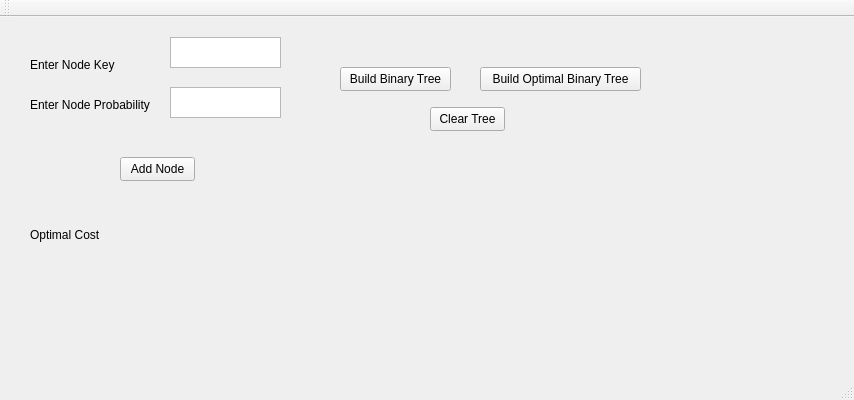
<?xml version="1.0" encoding="UTF-8"?>
<ui version="4.0">
 <class>OptimalBinaryTreeClass</class>
 <widget class="QMainWindow" name="OptimalBinaryTreeClass">
  <property name="geometry">
   <rect>
    <x>0</x>
    <y>0</y>
    <width>854</width>
    <height>400</height>
   </rect>
  </property>
  <property name="windowTitle">
   <string>OptimalBinaryTree</string>
  </property>
  <widget class="QWidget" name="centralWidget">
   <widget class="QLabel" name="label">
    <property name="geometry">
     <rect>
      <x>30</x>
      <y>40</y>
      <width>91</width>
      <height>16</height>
     </rect>
    </property>
    <property name="text">
     <string>Enter Node Key</string>
    </property>
   </widget>
   <widget class="QLabel" name="label_2">
    <property name="geometry">
     <rect>
      <x>30</x>
      <y>80</y>
      <width>121</width>
      <height>16</height>
     </rect>
    </property>
    <property name="text">
     <string>Enter Node Probability</string>
    </property>
   </widget>
   <widget class="QTextEdit" name="textEdit">
    <property name="geometry">
     <rect>
      <x>170</x>
      <y>20</y>
      <width>111</width>
      <height>31</height>
     </rect>
    </property>
   </widget>
   <widget class="QTextEdit" name="textEdit_2">
    <property name="geometry">
     <rect>
      <x>170</x>
      <y>70</y>
      <width>111</width>
      <height>31</height>
     </rect>
    </property>
   </widget>
   <widget class="QPushButton" name="pushButton">
    <property name="geometry">
     <rect>
      <x>340</x>
      <y>50</y>
      <width>111</width>
      <height>24</height>
     </rect>
    </property>
    <property name="text">
     <string>Build Binary Tree</string>
    </property>
   </widget>
   <widget class="QPushButton" name="pushButton_2">
    <property name="geometry">
     <rect>
      <x>480</x>
      <y>50</y>
      <width>161</width>
      <height>24</height>
     </rect>
    </property>
    <property name="text">
     <string>Build Optimal Binary Tree</string>
    </property>
   </widget>
   <widget class="QPushButton" name="pushButton_3">
    <property name="geometry">
     <rect>
      <x>430</x>
      <y>90</y>
      <width>75</width>
      <height>24</height>
     </rect>
    </property>
    <property name="text">
     <string>Clear Tree</string>
    </property>
   </widget>
   <widget class="QPushButton" name="pushButton_4">
    <property name="geometry">
     <rect>
      <x>120</x>
      <y>140</y>
      <width>75</width>
      <height>24</height>
     </rect>
    </property>
    <property name="text">
     <string>Add Node</string>
    </property>
   </widget>
   <widget class="QLabel" name="label_3">
    <property name="geometry">
     <rect>
      <x>130</x>
      <y>210</y>
      <width>49</width>
      <height>16</height>
     </rect>
    </property>
    <property name="text">
     <string/>
    </property>
   </widget>
   <widget class="QLabel" name="label_4">
    <property name="geometry">
     <rect>
      <x>30</x>
      <y>210</y>
      <width>81</width>
      <height>16</height>
     </rect>
    </property>
    <property name="text">
     <string>Optimal Cost</string>
    </property>
   </widget>
  </widget>
  <widget class="QMenuBar" name="menuBar">
   <property name="geometry">
    <rect>
     <x>0</x>
     <y>0</y>
     <width>854</width>
     <height>22</height>
    </rect>
   </property>
  </widget>
  <widget class="QToolBar" name="mainToolBar">
   <attribute name="toolBarArea">
    <enum>TopToolBarArea</enum>
   </attribute>
   <attribute name="toolBarBreak">
    <bool>false</bool>
   </attribute>
  </widget>
  <widget class="QStatusBar" name="statusBar"/>
 </widget>
 <layoutdefault spacing="6" margin="11"/>
 <resources/>
 <connections>
  <connection>
   <sender>pushButton_4</sender>
   <signal>clicked()</signal>
   <receiver>OptimalBinaryTreeClass</receiver>
   <slot>AddNode()</slot>
   <hints>
    <hint type="sourcelabel">
     <x>153</x>
     <y>179</y>
    </hint>
    <hint type="destinationlabel">
     <x>225</x>
     <y>215</y>
    </hint>
   </hints>
  </connection>
  <connection>
   <sender>pushButton</sender>
   <signal>clicked()</signal>
   <receiver>OptimalBinaryTreeClass</receiver>
   <slot>BuildBinaryTree()</slot>
   <hints>
    <hint type="sourcelabel">
     <x>379</x>
     <y>97</y>
    </hint>
    <hint type="destinationlabel">
     <x>380</x>
     <y>195</y>
    </hint>
   </hints>
  </connection>
  <connection>
   <sender>pushButton_3</sender>
   <signal>clicked()</signal>
   <receiver>OptimalBinaryTreeClass</receiver>
   <slot>ClearTree()</slot>
   <hints>
    <hint type="sourcelabel">
     <x>465</x>
     <y>139</y>
    </hint>
    <hint type="destinationlabel">
     <x>492</x>
     <y>174</y>
    </hint>
   </hints>
  </connection>
  <connection>
   <sender>pushButton_2</sender>
   <signal>clicked()</signal>
   <receiver>OptimalBinaryTreeClass</receiver>
   <slot>BuildOptimalBinaryTree()</slot>
   <hints>
    <hint type="sourcelabel">
     <x>560</x>
     <y>97</y>
    </hint>
    <hint type="destinationlabel">
     <x>603</x>
     <y>181</y>
    </hint>
   </hints>
  </connection>
 </connections>
 <slots>
  <slot>AddNode()</slot>
  <slot>BuildBinaryTree()</slot>
  <slot>ClearTree()</slot>
  <slot>BuildOptimalBinaryTree()</slot>
 </slots>
</ui>
